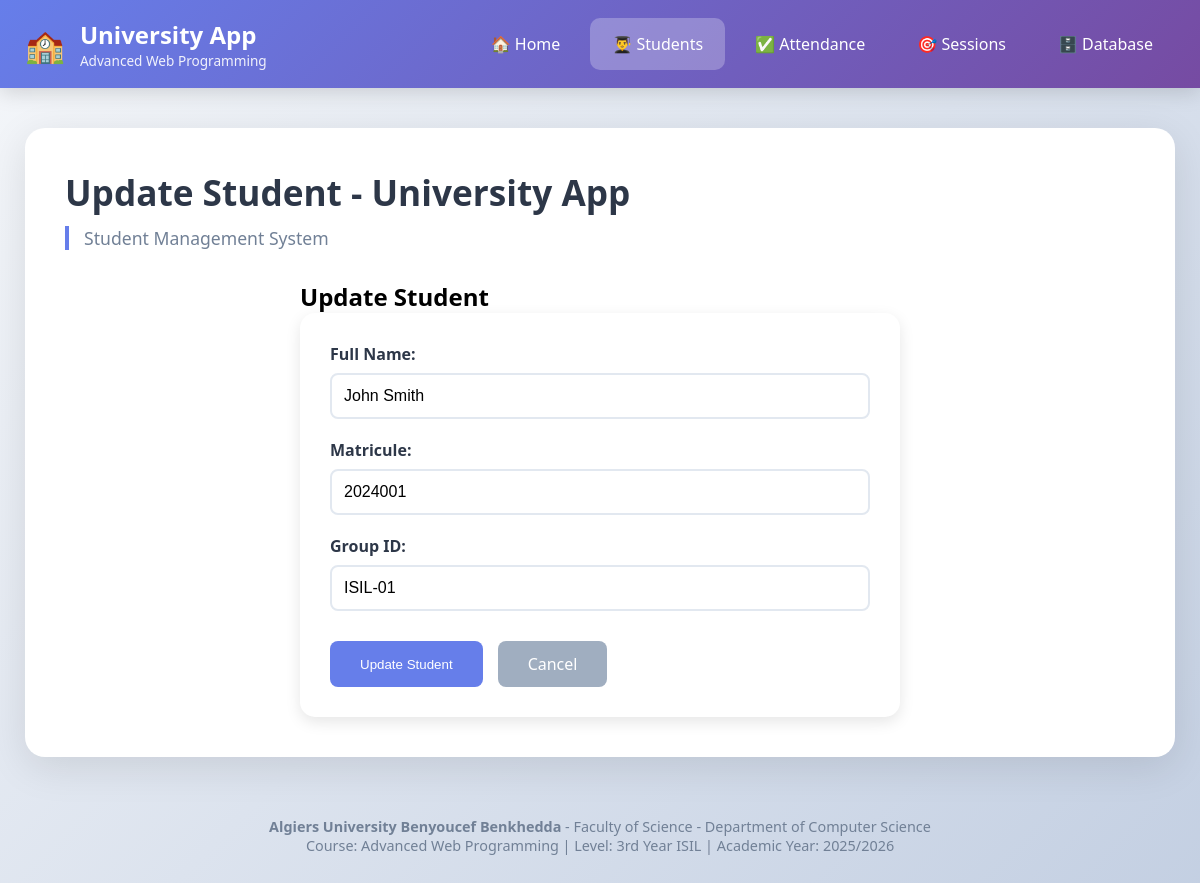
The page /students/update_student.php?id=1 on the database its author committed.
### tables this page shows
CREATE TABLE IF NOT EXISTS students (
    id INT PRIMARY KEY AUTO_INCREMENT,
    fullname VARCHAR(100) NOT NULL,
    matricule VARCHAR(20) NOT NULL UNIQUE,
    group_id VARCHAR(10) NOT NULL,
    created_at TIMESTAMP DEFAULT CURRENT_TIMESTAMP
);

### students/update_student.php (the view, shortened to what this page needs)
<?php
require_once '../includes/header.php';
$student_id = $_GET['id'];
try {
    $pdo = getDBConnection();
    $stmt = $pdo->prepare("SELECT * FROM students WHERE id = ?");
    $stmt->execute([$student_id]);
    $student = $stmt->fetch();
} catch (Exception $e) {
    $message = "❌ " . $e->getMessage();
    $message_type = "error";
}
?>
<div class="form-container">
    <h2>Update Student</h2>
    <form method="POST" class="student-form">
        <div class="form-group">
            <label for="fullname">Full Name:</label>
            <input type="text" id="fullname" name="fullname"
                   value="<?php echo htmlspecialchars($student['fullname']); ?>" required>
        </div>
        <div class="form-group">
            <label for="matricule">Matricule:</label>
            <input type="text" id="matricule" name="matricule"
                   value="<?php echo htmlspecialchars($student['matricule']); ?>" required>
        </div>
        <div class="form-group">
            <label for="group_id">Group ID:</label>
            <input type="text" id="group_id" name="group_id"
                   value="<?php echo htmlspecialchars($student['group_id']); ?>" required>
        </div>
        <div class="form-actions">
            <button type="submit" class="btn-primary">Update Student</button>
            <a href="list_students.php" class="btn-secondary">Cancel</a>
        </div>
    </form>
</div>
<?php require_once '../includes/footer.php'; ?>

### includes/header.php (style rules this page uses)
* { margin: 0; padding: 0; box-sizing: border-box; }
body { font-family: 'Segoe UI', Tahoma, Geneva, Verdana, sans-serif; background: linear-gradient(135deg, #f5f7fa 0%, #c3cfe2 100%); min-height: 100vh; }

### students/update_student.php (style rules this page uses)
.form-container { max-width: 600px; margin: 0 auto; }
.student-form { background: white; padding: 30px; border-radius: 15px; box-shadow: 0 5px 15px rgba(0,0,0,0.1); }
.form-group { margin-bottom: 20px; }
.form-group label { display: block; margin-bottom: 8px; font-weight: 600; color: #2d3748; }
.form-group input { width: 100%; padding: 12px; border: 2px solid #e2e8f0; border-radius: 8px; font-size: 16px; }
.form-actions { display: flex; gap: 15px; margin-top: 30px; }
.btn-primary { background: #667eea; color: white; padding: 12px 30px; border: none; border-radius: 8px; cursor: pointer; }
.btn-secondary { background: #a0aec0; color: white; padding: 12px 30px; text-decoration: none; border-radius: 8px; text-align: center; }

### rows shown on the page
students: fullname "John Smith", matricule "2024001", group_id "ISIL-01"

### other values the page prints
$page_title "Update Student - University App"
